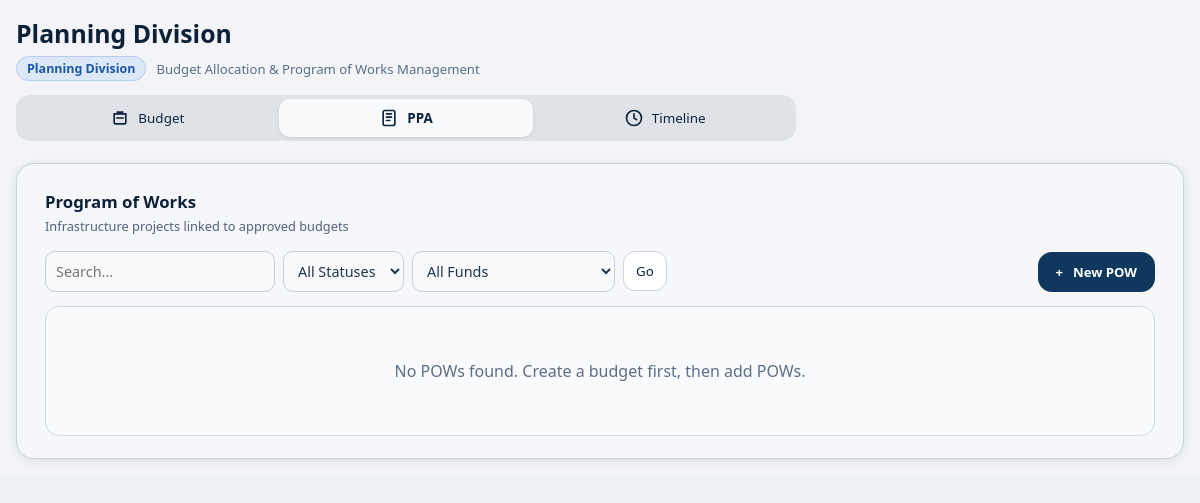
The app's page /planning-division/dashboard/?tab=ppa (signed in), older data.
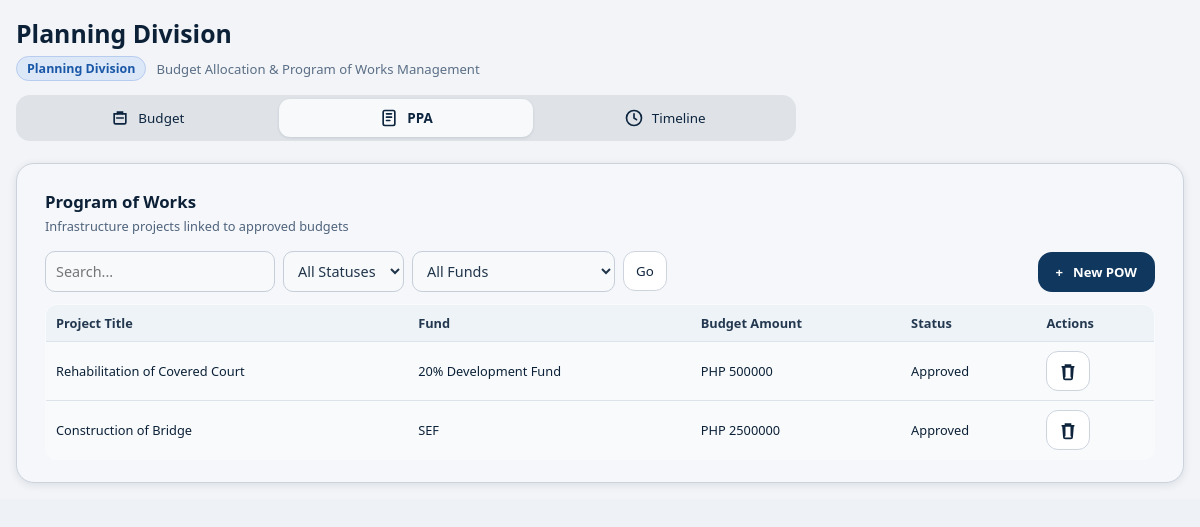
The same page, newer data.
### main/models.py (models this page shows, shortened)
class PlanningProject(models.Model):
    STATUS_DRAFT = "draft"
    STATUS_FOR_REVIEW = "for_review"
    STATUS_APPROVED = "approved"
    STATUS_FOR_BIDDING = "for_bidding"
    STATUS_AWARDED = "awarded"
    STATUS_CANCELLED = "cancelled"
    STATUS_CHOICES = [
        (STATUS_DRAFT, "Draft"),
        (STATUS_FOR_REVIEW, "For Review"),
        (STATUS_APPROVED, "Approved"),
        (STATUS_FOR_BIDDING, "For Bidding"),
        (STATUS_AWARDED, "Awarded"),
        (STATUS_CANCELLED, "Cancelled"),
    ]
    project_title = models.CharField(max_length=255)
    fund = models.CharField(
        max_length=40,
        choices=PlanningBudget.FUND_CHOICES,
        default=PlanningBudget.FUND_20_DEV,
    )
    budget_amount = models.DecimalField(max_digits=14, decimal_places=2, default=0)
    status = models.CharField(max_length=20, choices=STATUS_CHOICES, default=STATUS_APPROVED)
    created_at = models.DateTimeField(auto_now_add=True)
    class Meta:
        ordering = ["id"]

### main/views.py (the view, shortened to what this page needs)
# urls.py: path("planning-division/dashboard/", views.planning_div_dashboard, name="planning_div_dashboard"),
@login_required
@xframe_options_sameorigin
def planning_div_dashboard(request):
    active_tab = request.GET.get("tab", "budget")
    if active_tab not in {"budget", "ppa", "timeline"}:
        active_tab = "budget"
    selected_fund = request.GET.get("fund", "").strip()
    if not _table_exists(PlanningBudget) or not _table_exists(PlanningProject):
        context = _planning_fallback_context(active_tab=active_tab, selected_fund=selected_fund)
        return render(request, "Planning Division/planning_Div.html", context)
    budgets = list(PlanningBudget.objects.all())
    projects = PlanningProject.objects.all()
    show_budget_modal = False
    editing_budget = None
    show_project_modal = False
    project_form = PlanningProjectForm(initial={"fund": selected_fund or PlanningBudget.FUND_20_DEV})
    edit_budget_id = request.GET.get("edit_budget")
    if edit_budget_id:
        editing_budget = PlanningBudget.objects.filter(id=edit_budget_id).first()
        if editing_budget:
            show_budget_modal = True
    ppa_search = request.GET.get("q", "").strip()
    ppa_status = request.GET.get("status", "").strip()
    ppa_fund = request.GET.get("fund_filter", selected_fund).strip()
    if request.method == "POST":
        action = request.POST.get("action", "").strip()
        if action == "delete_budget":
            delete_id = request.POST.get("delete_id")
            if delete_id:
                PlanningBudget.objects.filter(id=delete_id).delete()
            return redirect(f"{request.path}?tab=budget")
        if action == "create_budget":
            budget_form = PlanningBudgetForm(request.POST)
            show_budget_modal = True
            editing_budget = None
            if budget_form.is_valid():
                budget_form.save()
                return redirect(f"{request.path}?tab=budget")
        elif action == "update_budget":
            budget_id = request.POST.get("budget_id")
            editing_budget = PlanningBudget.objects.filter(id=budget_id).first()
            budget_form = PlanningBudgetForm(request.POST, instance=editing_budget)
            show_budget_modal = True
            if budget_form.is_valid():
                budget_form.save()
                return redirect(f"{request.path}?tab=budget")
        elif action == "create_project":
            project_form = PlanningProjectForm(request.POST)
            show_project_modal = True
            if project_form.is_valid():
                project = project_form.save()
                return redirect(
                    f"{request.path}?tab=ppa&fund={project.fund}"
                )
            budget_form = PlanningBudgetForm(instance=editing_budget) if editing_budget else PlanningBudgetForm()
        elif action == "delete_project":
            project_id = request.POST.get("project_id")
            if project_id:
                PlanningProject.objects.filter(id=project_id).delete()
            return redirect(f"{request.path}?tab=ppa&fund={selected_fund or ''}")
        else:
            budget_form = PlanningBudgetForm(instance=editing_budget) if editing_budget else PlanningBudgetForm()
    else:
        budget_form = PlanningBudgetForm(instance=editing_budget) if editing_budget else PlanningBudgetForm()
    project_totals = {key: Decimal("0") for key, _ in PlanningBudget.FUND_CHOICES}
    for project in projects:
        project_totals[project.fund] = project_totals.get(project.fund, Decimal("0")) + (project.budget_amount or 0)
    for budget in budgets:
        budget.computed_allocated = project_totals.get(budget.fund, Decimal("0"))
    total_allocated = sum((b.allocated_value for b in budgets), Decimal("0"))
    total_remaining = sum((b.remaining_amount for b in budgets), Decimal("0"))
    ppa_projects = projects
    if ppa_search:
        ppa_projects = ppa_projects.filter(project_title__icontains=ppa_search)
    if ppa_status:
        ppa_projects = ppa_projects.filter(status=ppa_status)
    if ppa_fund:
        ppa_projects = ppa_projects.filter(fund=ppa_fund)
    ppa_total = projects.count()
    ppa_approved = projects.filter(status=PlanningProject.STATUS_APPROVED).count()
    ppa_for_review = projects.filter(status=PlanningProject.STATUS_FOR_REVIEW).count()
    ppa_total_cost = sum((p.budget_amount for p in projects), Decimal("0"))
    context = {
        "active_tab": active_tab,
        "selected_fund": selected_fund,
        "budgets": budgets,
        "budget_form": budget_form,
        "show_budget_modal": show_budget_modal,
        "editing_budget": editing_budget,
        "project_form": project_form,
        "show_project_modal": show_project_modal,
        "ppa_projects": ppa_projects,
        "ppa_search": ppa_search,
        "ppa_status": ppa_status,
        "ppa_fund": ppa_fund,
        "ppa_total": ppa_total,
        "ppa_approved": ppa_approved,
        "ppa_for_review": ppa_for_review,
        "ppa_total_cost": ppa_total_cost,
        "project_status_choices": PlanningProject.STATUS_CHOICES,
        "fund_choices": PlanningBudget.FUND_CHOICES,
        "total_budgets": len(budgets),
        "total_allocated": total_allocated,
        "total_remaining": total_remaining,
    }
    return render(request, "Planning Division/planning_Div.html", context)

### main/forms.py (shortened to what this page needs)
class PlanningBudgetForm(forms.ModelForm):
    class Meta:
        model = PlanningBudget
        fields = ["name", "fund", "fiscal_year", "total_budget", "status"]
        widgets = {
            "name": forms.TextInput(attrs={"placeholder": "e.g., 20% Development Fund FY 2026"}),
            "fund": forms.Select(),
            "fiscal_year": forms.TextInput(attrs={"placeholder": "e.g., FY 2026"}),
            "total_budget": forms.NumberInput(attrs={"step": "0.01", "min": "0"}),
            "status": forms.Select(),
        }

class PlanningProjectForm(forms.ModelForm):
    class Meta:
        model = PlanningProject
        fields = ["project_title", "fund", "budget_amount", "status"]
        widgets = {
            "project_title": forms.TextInput(attrs={"placeholder": "e.g., Road Improvement Program"}),
            "fund": forms.Select(),
            "budget_amount": forms.NumberInput(attrs={"step": "0.01", "min": "0"}),
            "status": forms.Select(),
        }

### main/models.py (called while the page is built)
    @property
    def allocated_value(self):
        return getattr(self, "computed_allocated", self.allocated_amount or 0)

### main/templates/Planning Division/planning_Div.html (shortened to what the changed rows need)
{% load static %}
<!DOCTYPE html>
<html lang="en">
<head>
    <link rel="stylesheet" href="{% static 'CSS/styles.css' %}">
</head>
<body{% if request.GET.embedded %} class="embedded-maintenance-view"{% endif %}>
    <div class="layout">
        <div class="content">
            <main class="main">
                <div class="title-wrap">
                    <h2>Planning Division</h2>
                </div>
                {% if active_tab == "budget" %}
                <section class="stats">
                    <article class="card">
                        <div class="card-icon blue">
                            <svg viewBox="0 0 24 24" fill="none"><path d="M5 7h14v10a2 2 0 0 1-2 2H7a2 2 0 0 1-2-2V7Z" stroke="currentColor" stroke-width="2"/><path d="M9 7V5h6v2M8 12h8" stroke="currentColor" stroke-width="2" stroke-linecap="round"/></svg>
                        </div>
                        <div>
                            <strong>{{ total_budgets }}</strong>
                            <span>Total Budgets</span>
                        </div>
                    </article>
                    <article class="card">
                        <div class="card-icon green">
                            <svg viewBox="0 0 24 24" fill="none"><path d="M12 3v18M16.5 7.5A4.5 4.5 0 0 0 12 5c-2.5 0-4 1.2-4 3s1.5 3 4 3 4 1.2 4 3-1.5 3-4 3a4.5 4.5 0 0 1-4.5-2.5" stroke="currentColor" stroke-width="2" stroke-linecap="round"/></svg>
                        </div>
                        <div>
                            <strong>PHP {{ total_allocated|floatformat:0 }}</strong>
                            <span>Total Allocated</span>
                        </div>
                    </article>
                    <article class="card">
                        <div class="card-icon gold">
                            <svg viewBox="0 0 24 24" fill="none"><path d="M6 11h12v5a3 3 0 0 1-3 3H9a3 3 0 0 1-3-3v-5Z" stroke="currentColor" stroke-width="2"/><path d="M7 11V9a5 5 0 0 1 10 0v2M5 13H3M21 13h-2" stroke="currentColor" stroke-width="2" stroke-linecap="round"/></svg>
                        </div>
                        <div>
                            <strong>PHP {{ total_remaining|floatformat:0 }}</strong>
                            <span>Total Remaining</span>
                        </div>
                    </article>
                    <article class="card">
                        <div class="card-icon violet">
                            <svg viewBox="0 0 24 24" fill="none"><path d="M4 16 10 10l4 4 6-6" stroke="currentColor" stroke-width="2" stroke-linecap="round"/><path d="M20 12V8h-4" stroke="currentColor" stroke-width="2" stroke-linecap="round"/></svg>
                        </div>
                        <div>
                            <strong>FY 2026</strong>
                            <span>Current Year</span>
                        </div>
                    </article>
                </section>
                <section class="budget-panel">
                    <div class="panel-head">
                        <div>
                            <h3>Annual Budget Allocations</h3>
                            <p>Budget management</p>
                        </div>
                        <button class="new-budget" type="button" id="openBudgetModal">
                            <span>+</span>
                            <span>New Budget</span>
                        </button>
                    </div>
                    {% for budget in budgets %}
                    <article class="budget-item">
                        <div class="item-top">
                            <div>
                                <div class="title-line">
                                    <h4><a href="{% url 'planning_div_dashboard' %}?tab=ppa&fund={{ budget.fund }}">{{ budget.name }}</a></h4>
                                    <span class="status">{{ budget.get_status_display }}</span>
                                </div>
                                <div class="meta">
                                    <div>Total Budget: <strong>PHP {{ budget.total_budget|floatformat:0 }}</strong></div>
                                    <div>Allocated: <strong>PHP {{ budget.allocated_value|floatformat:0 }}</strong></div>
                                    <div>Remaining: <strong class="ok">PHP {{ budget.remaining_amount|floatformat:0 }}</strong></div>
                                </div>
                            </div>
                            <div class="icon-actions">
                                <a class="icon-btn" href="{% url 'planning_div_dashboard' %}?tab=budget&edit_budget={{ budget.id }}" aria-label="Edit">
                                    <svg viewBox="0 0 24 24" fill="none"><path d="m4 20 4.5-1 10-10-3.5-3.5-10 10L4 20Z" stroke="currentColor" stroke-width="2" stroke-linejoin="round"/><path d="m13.5 6 3.5 3.5" stroke="currentColor" stroke-width="2"/></svg>
                                </a>
                                <form method="post">
                                    {% csrf_token %}
                                    <input type="hidden" name="action" value="delete_budget">
                                    <input type="hidden" name="delete_id" value="{{ budget.id }}">
                                    <button class="icon-btn" type="submit" aria-label="Delete">
                                        <svg viewBox="0 0 24 24" fill="none"><path d="M5 7h14M9 7V5h6v2M8 7v12m8-12v12M6 7l1 13a2 2 0 0 0 2 2h6a2 2 0 0 0 2-2l1-13" stroke="currentColor" stroke-width="2" stroke-linecap="round"/></svg>
                                    </button>
                                </form>
                            </div>
                        </div>
                        <div class="util-row">
                            <span>Utilization</span>
                            <strong>{{ budget.utilization_percent|floatformat:0 }}%</strong>
                        </div>
                        <div class="progress"><span style="width:{{ budget.utilization_percent|floatformat:0 }}%"></span></div>
                    </article>
                    {% empty %}
                    <article class="budget-item">
                        <div class="meta">No budget records yet.</div>
                    </article>
                    {% endfor %}
                </section>
                {% elif active_tab == "ppa" %}
                <section class="budget-panel">
                    <div class="panel-head">
                        <div>
                        </div>
                    </div>
                    <div class="pow-toolbar">
                        <form class="pow-tools" method="get">
                        </form>
                        <button class="new-budget" type="button" id="openProjectModal"><span>+</span><span>New POW</span></button>
                    </div>
                    {% if ppa_projects %}
                    <table class="pow-table">
                        <thead>
                            <tr>
                                <th>Project Title</th>
                                <th>Fund</th>
                                <th>Budget Amount</th>
                                <th>Status</th>
                                <th>Actions</th>
                            </tr>
                        </thead>
                        <tbody>
                            {% for project in ppa_projects %}
                            <tr>
                                <td>{{ project.project_title }}</td>
                                <td>{{ project.get_fund_display }}</td>
                                <td>PHP {{ project.budget_amount|floatformat:0 }}</td>
                                <td>{{ project.get_status_display }}</td>
                                <td>
                                    <form method="post">
                                        <button class="icon-btn" type="submit" aria-label="Delete">
                                            <svg viewBox="0 0 24 24" fill="none"><path d="M5 7h14M9 7V5h6v2M8 7v12m8-12v12M6 7l1 13a2 2 0 0 0 2 2h6a2 2 0 0 0 2-2l1-13" stroke="currentColor" stroke-width="2" stroke-linecap="round"/></svg>
                                        </button>
                                    </form>
                                </td>
                            </tr>
                            {% endfor %}
                        </tbody>
                    </table>
                    {% else %}
                    <div class="pow-empty">No POWs found. Create a budget first, then add POWs.</div>
                    {% endif %}
                </section>
                {% endif %}
            </main>
        </div>
    </div>
</body>
</html>

Row changes from the older to the newer data that the page shows:
added PlanningProject: project_title "Rehabilitation of Covered Court", fund "20% Development Fund", budget_amount "500000", status "Approved"
added PlanningProject: project_title "Construction of Bridge", fund "SEF", budget_amount "2500000", status "Approved"
Text that changed along with them:
text no longer shown: "No POWs found. Create a budget first, then add POWs."
text now shown: "Project Title Fund Budget Amount Status Actions"
